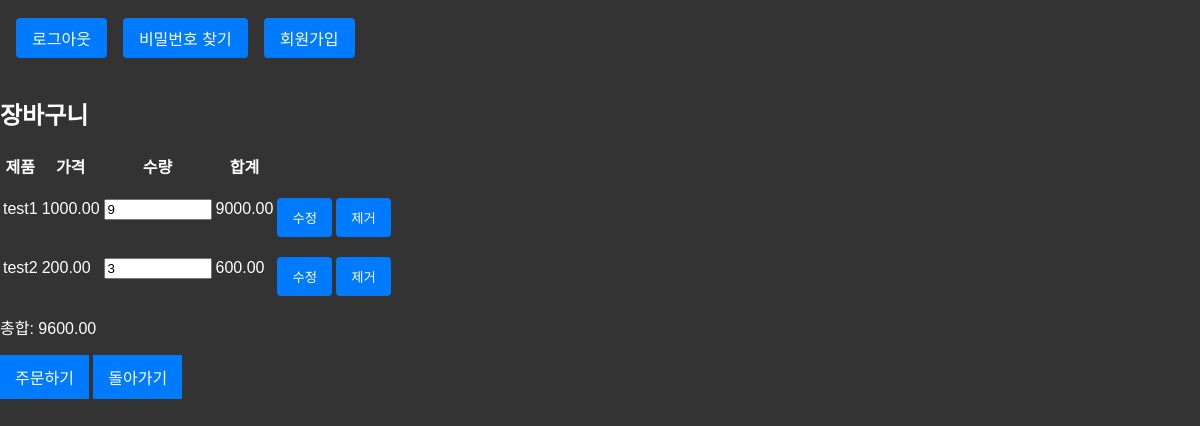
The page /shop/cart_detail/ (signed in) on the database its author committed.
### shop/models.py (models this page shows, shortened)
class CartItem(models.Model):
    user = models.ForeignKey('auth.User', on_delete=models.CASCADE, related_name='cart_items')
    product = models.ForeignKey('Product', on_delete=models.CASCADE)  # 'Product'를 문자열로 참조
    quantity = models.IntegerField(default=1)
    added_at = models.DateTimeField(auto_now_add=True)  # 항목이 장바구니에 추가된 날짜
    updated_at = models.DateTimeField(auto_now=True)  # 항목이 마지막으로 업데이트된 날짜
    @staticmethod
    def get_cart_total(user):
        total = 0
        cart_items = CartItem.objects.filter(user=user)
        for item in cart_items:
            total += item.product.price * item.quantity
        return total

class Product(models.Model):
    name = models.CharField(max_length=100)  # 제품 이름
    price = models.DecimalField(max_digits=10, decimal_places=2)  # 제품 가격
    description = models.TextField()         # 제품 설명
    stock = models.IntegerField()            # 제품 재고 수량
    category = models.ForeignKey(Category, on_delete=models.CASCADE)  # 제품 카테고리 (Category 모델과의 외래 키 관계)

### shop/views.py (the view)
# urls.py: path('cart_detail/', cart_detail, name='cart_detail'),# 상세 페이지 보여주는 view
def cart_detail(request):
    cart_items = CartItem.objects.filter(user=request.user)  # 현재 사용자의 장바구니 항목을 가져옵니다.
    total_price = CartItem.get_cart_total(request.user)
    for item in cart_items:
        item.total_price = item.product.price * item.quantity
    return render(request, 'shop/cart_detail.html', {'cart_items': cart_items,'total_price': total_price })

### templates/shop/cart_detail.html (shortened to what this page needs)
{% extends 'base.html' %}
{% block content %}
<div class="container mt-4">
    <h2>장바구니</h2>
    {% if cart_items %}
    <table class="table">
        <thead>
            <tr>
                <th>제품</th>
                <th>가격</th>
                <th>수량</th>
                <th>합계</th>
                <th></th>
            </tr>
        </thead>
        <tbody>
            {% for item in cart_items %}
            <tr>
                <td>{{ item.product.name }}</td>
                <td>{{ item.product.price }}</td>
                <td>
                    <input type="number" value="{{ item.quantity }}" min="1" class="form-control quantity-update" data-product-id="{{ item.product.id }}">
                </td>
                <td id="subtotal-{{ item.product.id }}">{{ item.total_price }}</td>
                <td>
                    <button class="btn btn-sm btn-outline-secondary update-cart" data-product-id="{{ item.product.id }}">수정</button>
                    <button class="btn btn-sm btn-outline-danger remove-cart" data-product-id="{{ item.product.id }}">제거</button>
                </td>
            </tr>
            {% endfor %}
        </tbody>
    </table>
    <p>총합: <span id="total-price">{{ total_price }}</span></p>
    <div class="text-right">
        <a href="{% url 'order_create' %}" class="btn btn-primary">주문하기</a>
        <a href="javascript:history.back()">돌아가기</a>
    </div>
    {% else %}
    <p>장바구니가 비어 있습니다.</p>
    {% endif %}
</div>
{% endblock %}

### static/style.css (style rules this page uses)
body, html { height: 100%; margin: 0; padding: 0px; background-color: #333; color: #fff; font-family: Arial, sans-serif; }
button { padding: 15px; border: none; border-radius: 4px; background-color: #0066cc; color: #fff; cursor: pointer; transition: background-color 0.2s; margin-top: 1rem; }
a, button { display: inline-block; margin-left: auto; margin-right: auto; padding: 10px 15px; text-align: center; background-color: #007bff; color: white; text-decoration: none; border: none; }
input[type="number"] { width: 100px; }

### rows shown on the page
CartItem: product.name "test1", product.price "1000.00", quantity "9", total_price "9000.00"
CartItem: product.name "test2", product.price "200.00", quantity "3", total_price "600.00"

### other values the page prints
{{ total_price }} "9600.00"
